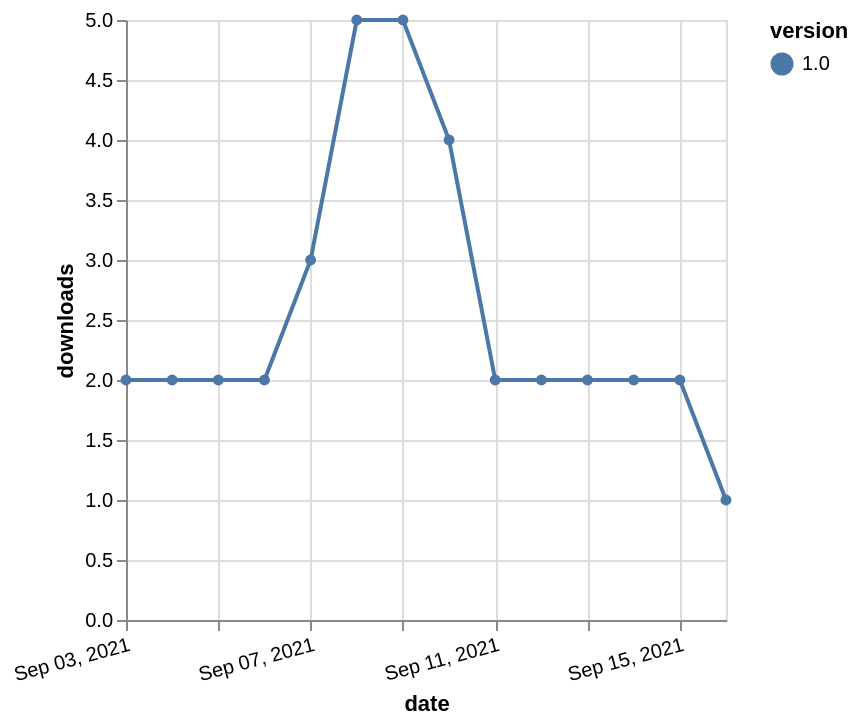

The specification (Vega-Lite) saved for this image:
### Vega-Lite specification from a JSON file in a GitHub repository (floating-point values rounded to 4 significant figures)
{"$schema": "https://vega.github.io/schema/vega-lite/v5.json", "description": "A simple bar chart with embedded data.", "data": {"values": [{"date": "2021-09-03", "total": 2757, "delta": 2, "version": "1.0"}, {"date": "2021-09-04", "total": 2759, "delta": 2, "version": "1.0"}, {"date": "2021-09-05", "total": 2761, "delta": 2, "version": "1.0"}, {"date": "2021-09-06", "total": 2763, "delta": 2, "version": "1.0"}, {"date": "2021-09-07", "total": 2766, "delta": 3, "version": "1.0"}, {"date": "2021-09-08", "total": 2771, "delta": 5, "version": "1.0"}, {"date": "2021-09-09", "total": 2776, "delta": 5, "version": "1.0"}, {"date": "2021-09-10", "total": 2780, "delta": 4, "version": "1.0"}, {"date": "2021-09-11", "total": 2782, "delta": 2, "version": "1.0"}, {"date": "2021-09-12", "total": 2784, "delta": 2, "version": "1.0"}, {"date": "2021-09-13", "total": 2786, "delta": 2, "version": "1.0"}, {"date": "2021-09-14", "total": 2788, "delta": 2, "version": "1.0"}, {"date": "2021-09-15", "total": 2790, "delta": 2, "version": "1.0"}, {"date": "2021-09-16", "total": 2791, "delta": 1, "version": "1.0"}]}, "width": "container", "mark": {"type": "line", "point": {"filled": true}}, "encoding": {"x": {"field": "date", "type": "temporal", "timeUnit": "yearmonthdate", "title": "date", "axis": {"labelAngle": -15}}, "y": {"field": "delta", "type": "quantitative", "title": "downloads"}, "color": {"field": "version", "type": "nominal"}, "tooltip": {"field": "delta"}}}
